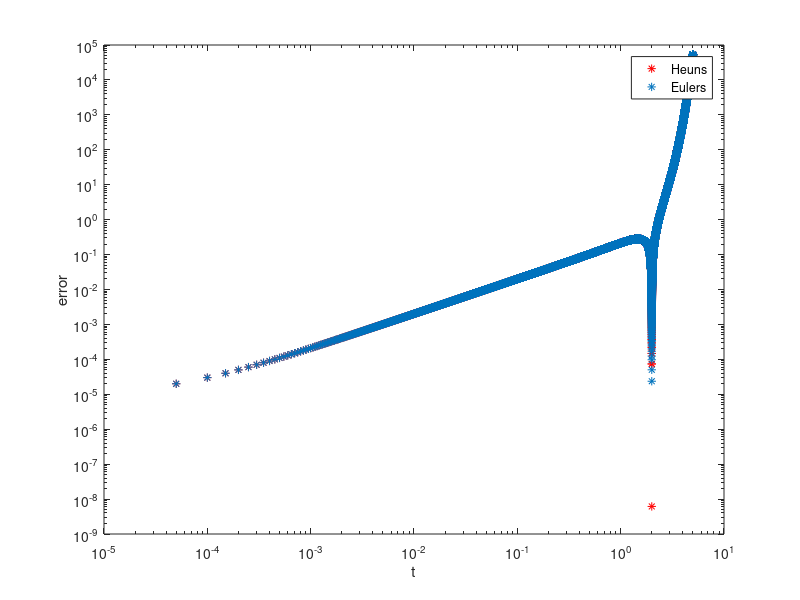

This figure's MATLAB source:
% Heun's Method 
% For the system:
%   y' = ry,   y(0) = 1
%% True Solution
clear all
N=100000; T=5; r=1;
dt=T/N; 
ytrue=zeros(N+1,1); ytrue(1)=.2; k=ytrue(1);
i=2;
while (i<=N+1)
    ytrue(i,1)=k*exp(r*i*dt);
    i=i+1;
end
%% Approximation 
y=zeros(N+1,1); y(1)=ytrue(1); 
i=2;
while (i<=N+1)
    y(i)=y(i-1)+dt*(r*i*dt*y(i-1)+r*i*dt*(y(i-1)+(dt^2)*i*r*y(i-1)))/2;
    i=i+1;
end
%% Error Plots
error=abs(y-ytrue);
%loglog([0:dt:T],error,'r*'); hold on
%% Euler's Method
yeuler=zeros(N+1,1); yeuler(1)=ytrue(1); 
i=2;
while (i<=N+1)
    yeuler(i)=yeuler(i-1)+(dt^2)*i*r*y(i-1);
    i=i+1;
end
erreul=abs(yeuler-ytrue); 
loglog([0:dt:T],error,'r*',[0:dt:T],erreul,'*'); %hold off
xlabel('t')
ylabel('error')
legend('Heuns','Eulers')
